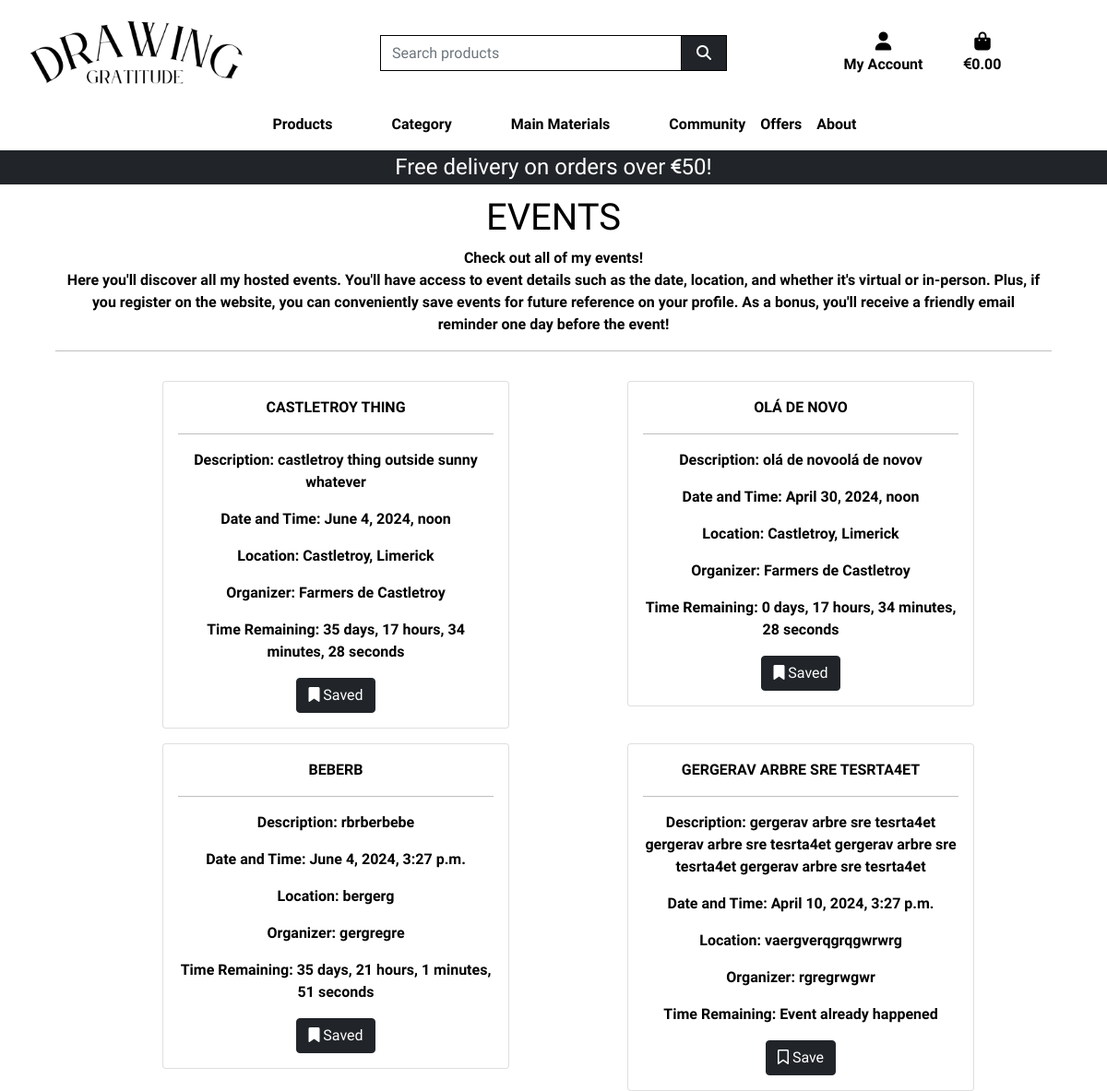
Page /events/ (signed in) on the earlier database version.
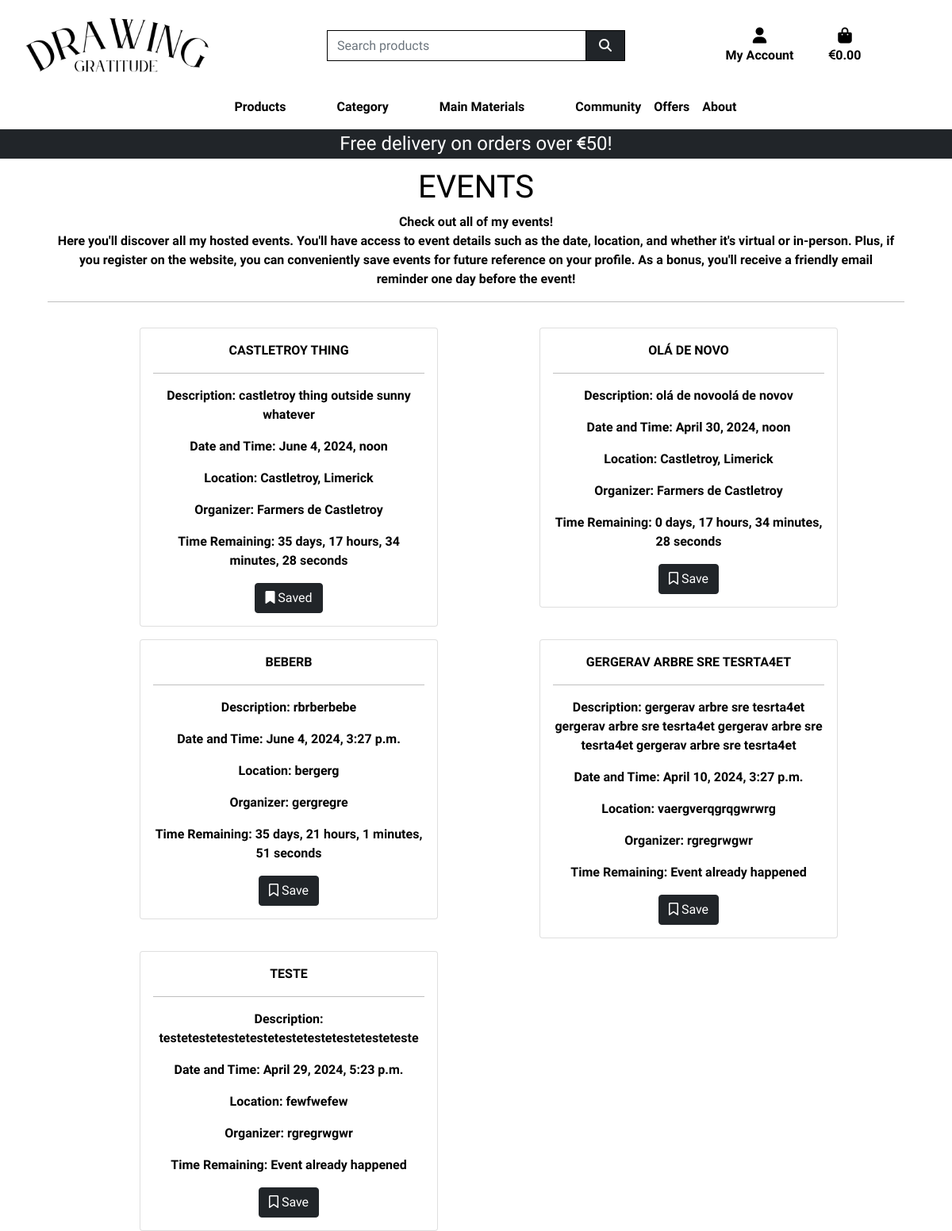
Same page on the later database version.
### events/models.py (models this page shows, shortened)
class Event(models.Model):
    title = models.CharField(max_length=255)
    description = models.TextField()
    date_and_time = models.DateTimeField()
    location = models.CharField(max_length=255)
    organizer = models.CharField(max_length=255)
    save_event = models.ManyToManyField(User, related_name='saved_events')

### events/views.py (the view)
# urls.py: path('', views.event_list, name='event_list'),
def event_list(request):
    events = Event.objects.all()
    saved_events = Event.objects.filter(save_event=request.user)
    saved_event_ids = saved_events.values_list('id', flat=True)
    events_json = serializers.serialize('json', events)
    context = {
        'events_json': events_json,
        'events': events,
        'saved_event_ids': saved_event_ids,
    }
    return render(request, 'events/event_list.html', context)

### bag/contexts.py (called while the page is built, shortened)
def bag_contents(request):
    bag_items = []
    total = 0
    total_discounted_price = 0
    product_count = 0
    bag = request.session.get('bag', {})
    delivery = total * Decimal(settings.STANDARD_DELIVERY_PERCENTAGE / 100) if total < settings.FREE_DELIVERY_THRESHOLD else 0
    grand_total = total + delivery
    context = {
        'bag_items': bag_items,
        'total': total,
        'total_discounted_price': total_discounted_price,
        'product_count': product_count,
        'delivery': delivery,
        'free_delivery_delta': max(0, settings.FREE_DELIVERY_THRESHOLD - total),
        'free_delivery_threshold': settings.FREE_DELIVERY_THRESHOLD,
        'grand_total': grand_total,
    }
    return context

### events/templates/events/event_list.html (shortened to what this page needs)
{% extends "base.html" %}
{% load static %}
{% block page_header %}
    <div class="container header-container">
    </div>
{% endblock %}
{% block content %}
<div class="container-fluid mt-5">
  <div class="row text-center m-5">
      <h1 class="text-uppercase">Events</h1>
      <p>Check out all of my events!<br>
        Here you'll discover all my hosted events.
        You'll have access to event details such as the date, location,
        and whether it's virtual or in-person. Plus, if you register on the website,
        you can conveniently save events for future reference on your profile.
        As a bonus, you'll receive a friendly email reminder one day before the event!
      </p>
      <hr>
      {% if events %}
        {% for event in events %}
          <div class="card-deck mt-3">
            <div class="card">
              <div class="card-body">
                <span class="text-uppercase">{{ event.title }}</span>
                <hr>
                <p><strong>Description:</strong> {{ event.description }}</p>
                <p><strong>Date and Time:</strong> {{ event.date_and_time }}</p>
                <p><strong>Location:</strong> {{ event.location }}</p>
                <p><strong>Organizer:</strong> {{ event.organizer }}</p>
                <p><strong>Time Remaining:</strong> <span id="countdown-{{ event.pk }}">{{ event.time_remaining }}</span></p>
                {% if request.user.is_authenticated %}
                  {% if request.user in event.save_event.all %}
                    <form action="{% url 'unsave_event' event.pk %}" method="post">
                      <button type="submit" class="btn btn-dark"><i class="fa-solid fa-bookmark"></i> Saved</button>
                    </form>
                  {% else %}
                    <form action="{% url 'save_event' event.pk %}" method="post">
                      <button type="submit" class="btn btn-dark"><i class="fa-regular fa-bookmark"></i> Save</button>
                    </form>
                  {% endif %}
                {% endif %}
              </div>
            </div>
          </div>
        {% endfor %}
      {% else %}
        <p>No events available at the moment.</p>
      {% endif %}
    </div>
  </div>
{% endblock %}

Differences in the rows shown:
computed for Event "OLÁ DE NOVO": text "Saved" → "Save"
computed for Event "BEBERB": text "Saved" → "Save"
added Event: title "TESTE", description "testetestetestetestetestetestetestetesteteste", date_and_time "April 29, 2024, 5:23 p.m.", location "fewfwefew", organizer "rgregrwgwr", shows "Save"
